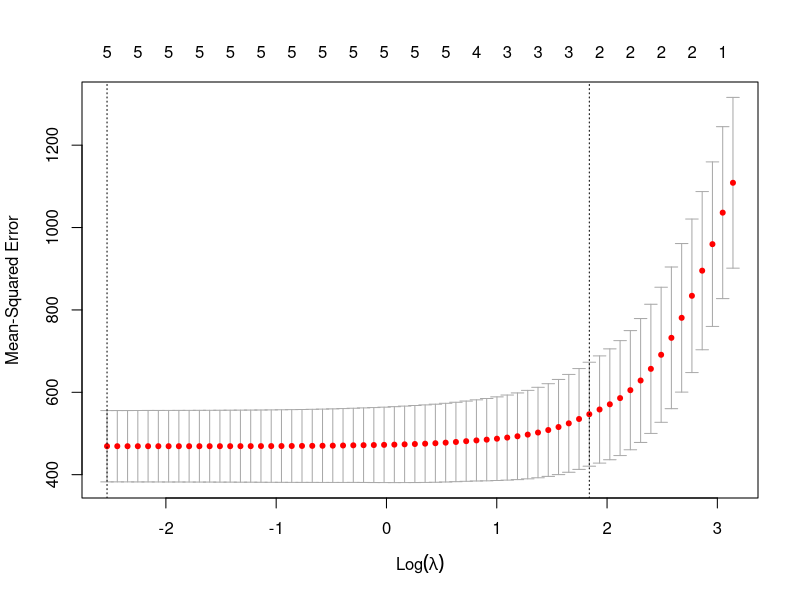

The R source for this figure:
library(glmnet)
library(dplyr)

# Load the airquality dataset
attach(airquality)
airquality <- airquality %>% tidyr::drop_na()

m1 <- lm(Ozone ~ Solar.R + Wind + Temp + Month + Day, data = airquality)
summary(m1)

# independent & dependent variable
y <- airquality$Ozone

x <- data.matrix(airquality[, c('Solar.R', 'Wind', 'Temp', 'Month', 'Day')])

#perform k-fold cross-validation to find optimal lambda value
cv_model <- cv.glmnet(x, y, alpha = 1)

#find optimal lambda value that minimizes test MSE
best_lambda <- cv_model$lambda.min
best_lambda

#produce plot of test MSE by lambda value
plot(cv_model) 

#find coefficients of best model
best_model <- glmnet(x, y, alpha = 1, lambda = best_lambda)
coef(best_model)



